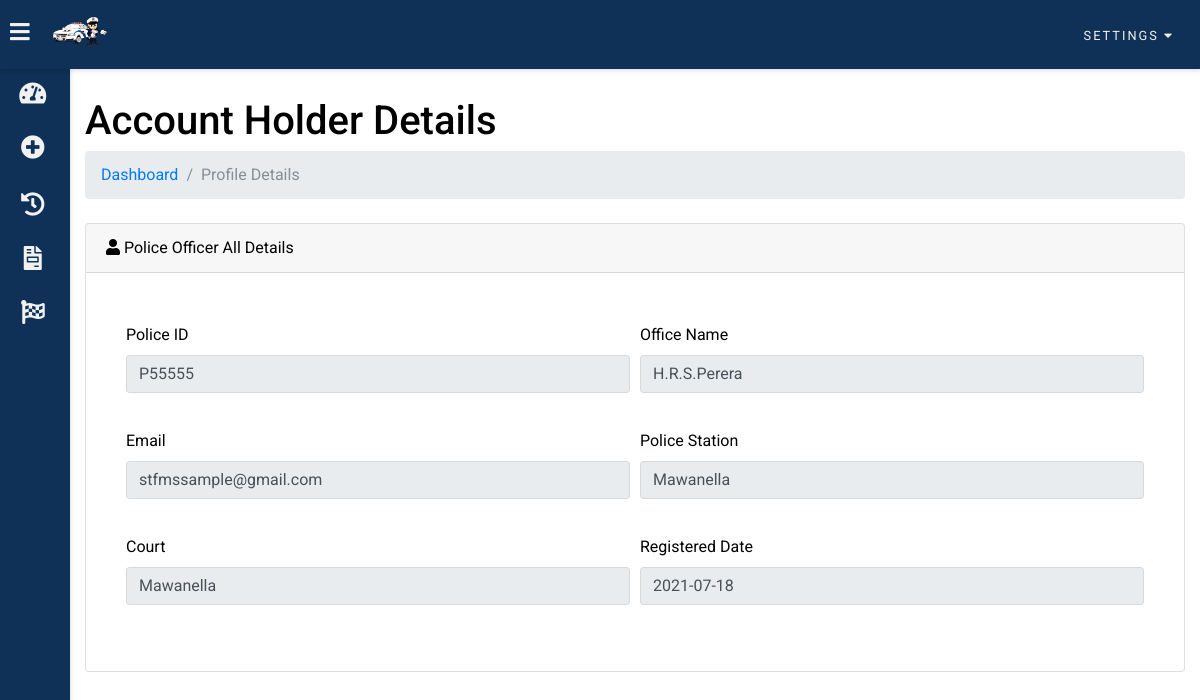
The page /tpo/profile_details.php (signed in) on the database its author committed.
### tables this page shows
CREATE TABLE `tpo` (
  `police_id` varchar(255) NOT NULL,
  `officer_email` varchar(255) NOT NULL,
  `officer_password` varchar(255) NOT NULL,
  `officer_name` varchar(255) NOT NULL,
  `police_station` varchar(255) NOT NULL,
  `court` varchar(255) NOT NULL,
  `registered_at` date NOT NULL,
  `code` mediumint(50) NOT NULL,
  `status` text NOT NULL
);

### tpo/profile_details.php (the view, shortened to what this page needs)
<?php
if (isset($_SESSION['police_id']) && isset($_SESSION['officer_email']) && isset($_SESSION['officer_name']) && isset($_SESSION['police_station']) && isset($_SESSION['court'])) {
?>
<?php
include("../connection.php");
$owner= $_SESSION['police_id'];
$sql = "SELECT * FROM tpo WHERE police_id = '$owner'";
$res = mysqli_query($conn, $sql);
?>
<!DOCTYPE html>
<html>
<head>
    <?php
        include_once '../includes/header.php';
    ?>
</head>
<body class="overlay-scrollbar">
    <?php
        include 'includes/topNav.php';
    ?>
    <div class="leftsidebar overlay-scrollbar scrollbar-hover">
        <ul class="leftsidebar-nav overlay-scrollbar scrollbar-hover">
            <li class="leftsidebar-nav-item">
                <a href="dashboard.php" class="leftsidebar-nav-link">
                    <div>
                        <i class="fas fa-tachometer-alt"></i>
                    </div>
                </a>
            </li>
            <li class="leftsidebar-nav-item">
                <a href="add_new_fine.php" class="leftsidebar-nav-link">
                    <div>
                        <i class="fas fa-plus-circle"></i>
                    </div>
                </a>
            </li>
            <li class="leftsidebar-nav-item">
                <a href="driver_past_fine.php" class="leftsidebar-nav-link">
                    <div>
                        <i class="fas fa-history"></i>
                    </div>
                </a>
            </li>
            <li class="leftsidebar-nav-item">
                <a href="check_revenue_license.php" class="leftsidebar-nav-link">
                    <div>
                        <i class="fas fa-file-invoice"></i>
                    </div>
                </a>
            </li>
            <li class="leftsidebar-nav-item">
                <a href="view_reported_fine.php" class="leftsidebar-nav-link">
                    <div>
                        <i class="fas fa-flag-checkered"></i>
                    </div>
                </a>
            </li>
        </ul>
    </div>
    <div class="dashwrapper">
            <div class="container-fluid">
            <h1 class="mt-4">Account Holder Details</h1>
                <ol class="breadcrumb mb-4">
                    <li class="breadcrumb-item"><a href="dashboard.php">Dashboard</a></li>
                    <li class="breadcrumb-item active">Profile Details</li>
                </ol>
                <div class="card mb-4">
                    <div class="card-header">
                        <i class="fas fa-user"></i> Police Officer All Details
                    </div>
                    <div class="card-body">
                        <div class="table-responsive">
                            <div class="card-body">
                            <?php while($row = mysqli_fetch_array($res)){
                            ?>
                            <form action="" method="POST">
                            <div class="form-row">
                            <div class="form-group col-md-6">
                                <label for="reference_no">Police ID</label>
                                <input type="text" class="form-control" id="reference_no" value="<?php echo $row['police_id']; ?>" disabled placeholder="Officer ID" disabled>
                            </div>
                            <div class="form-group col-md-6">
                                <label for="vehicle_no">Office Name</label>
                                <input type="text" class="form-control" id="vehicle_no" placeholder="Officer Name" value="<?php echo $row['officer_name']; ?>" disabled>
                            </div>
                        </div>
                        <div class="form-row">
                            <div class="form-group col-md-6">
                                <label for="license_duration">Email</label>
                                <input type="text" class="form-control" id="vehicle_type" placeholder="Officer Email" value="<?php echo $row['officer_email']; ?>" disabled>
                            </div>
                            <div class="form-group col-md-6">
                                <label for="vehicle_owner">Police Station</label>
                                <input type="text" class="form-control" id="fuel_type" placeholder="Police Station" value="<?php echo $row['police_station']; ?>" disabled>
                            </div>
                        </div>
                        <div class="form-row">
                            <div class="form-group col-md-6">
                                <label for="payment_type">Court</label>
                                <input type="text" class="form-control" id="owner_name" placeholder="Court" value="<?php echo $row['court']; ?>" disabled>
                            </div>
                            <div class="form-group col-md-6">
                                <label for="amount">Registered Date</label>
                                <input type="text" class="form-control" id="owner_address" placeholder="Registered Date" value="<?php echo $row['registered_at']; ?>" disabled>
                            </div>
                        </div>
                                </form>
                                <?php
                                }?>
                            </div>
                        </div>
                        </div>
                    </div>
                </div>
            </div>
</body>
</html>
<?php
}else{
	header("Location: index.php");
	exit();
}
?>

### assets/css/main.css (style rules this page uses)
:root { --primary-color: #e84545; --warning-color: #431374; --success-color: #d46d31; --danger-color: #1d9e8b; --main-theam-color: #0f3057; --second-theam-color: #00587a; --light-background-color: #ffffff; --cards-background-color: #f1f1f1; --main-text-color: #333333; }
* { box-sizing: border-box; }
body { font-family: 'Roboto', sans-serif; background: var(--main-bg-color); color: var(--main-color); margin: 0; overflow-x: hidden; }
[class*="col-"] { padding: 10px; }
a, a:hover,a:visited, a:focus { text-decoration:none; }
.leftsidebar { width: 70px; height: 100vh; position: fixed; margin-top: 68px; margin-bottom: 750px; background: var(--main-theam-color); box-shadow: rgba(0, 0, 0, 0.12) 0px 1px 4px 1px; overflow-x: hidden; z-index: 100; transition: width .3s; }
.leftsidebar-nav { list-style: none; padding: 0; margin: 0; display: flex; flex-direction: column; align-items: center; height: 100vh; }
.leftsidebar-nav-item { width: 100%; }
.leftsidebar-nav-link { display: flex; text-overflow: hidden; align-items: center; color: var(--cards-background-color); text-decoration: none; font-size: 0.8rem; }
.leftsidebar-nav-link i { font-size: 1.5rem; color: var(--cards-background-color); position: absolute; left: 40%; top: 50%; transform: translate(-50%, -50%); }
.leftsidebar-nav-link div { min-width: 82px; height: 50px; position: relative; }
.dashwrapper { padding: 10px; margin-left: 70px; padding: 75px 0 30px 0; background: var(--light-background-color); transition: margin-left .3s; }

### rows shown on the page
tpo: police_id "P55555", officer_name "H.R.S.Perera", officer_email "stfmssample@gmail.com", police_station "Mawanella", court "Mawanella", registered_at "2021-07-18"
